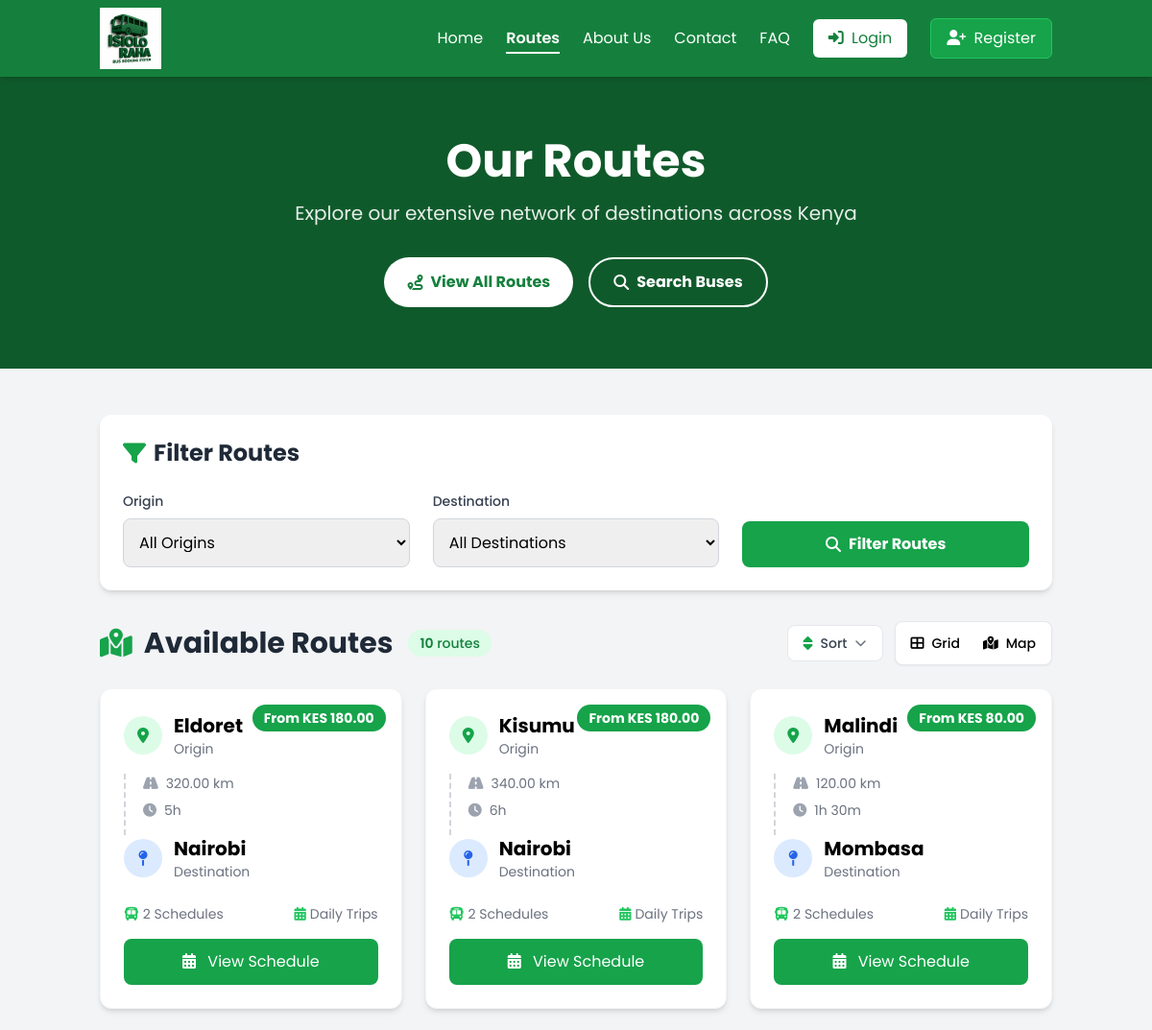
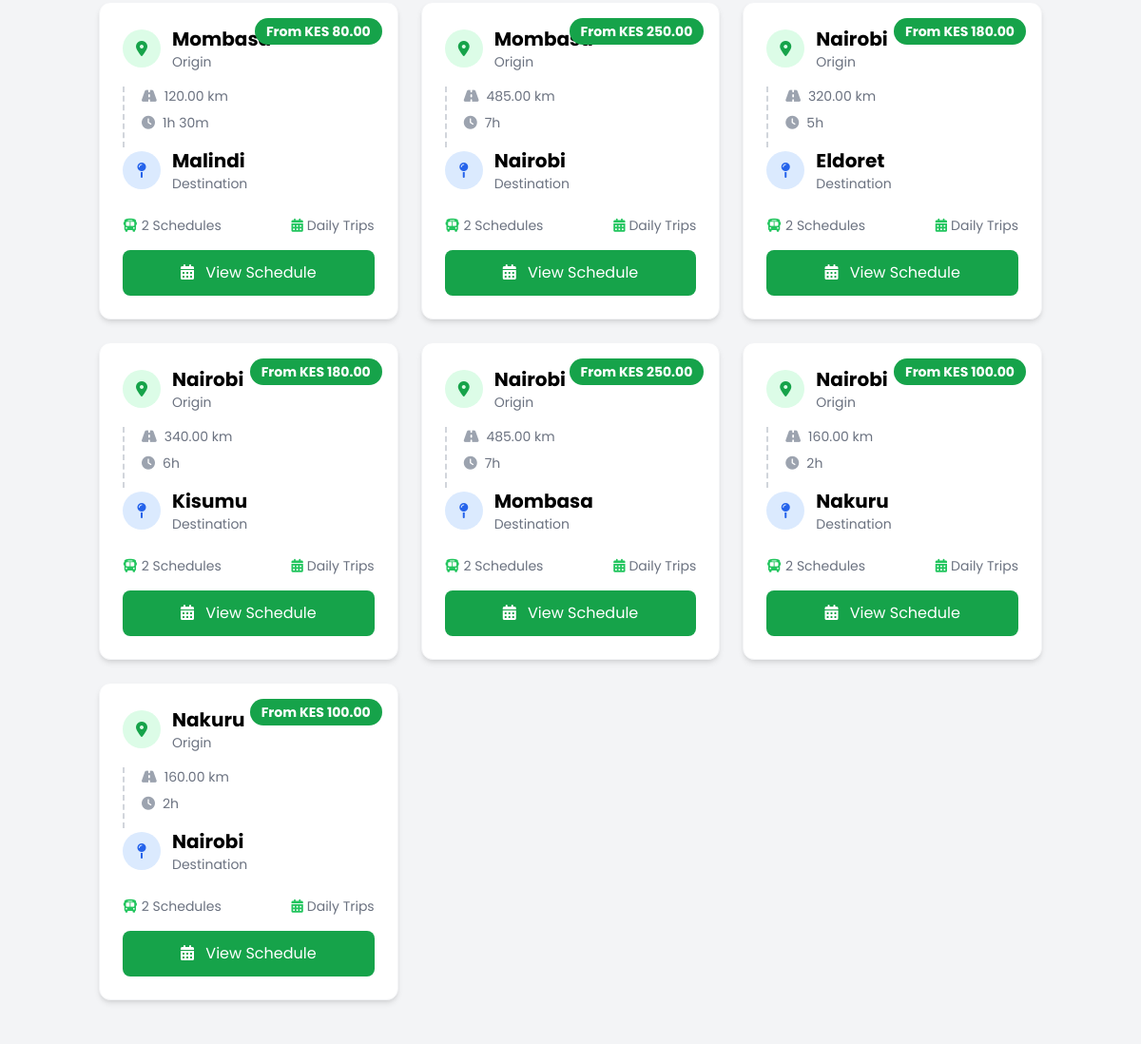
The app's page /routes.php (upper part), older data (2 pictures, top to bottom).
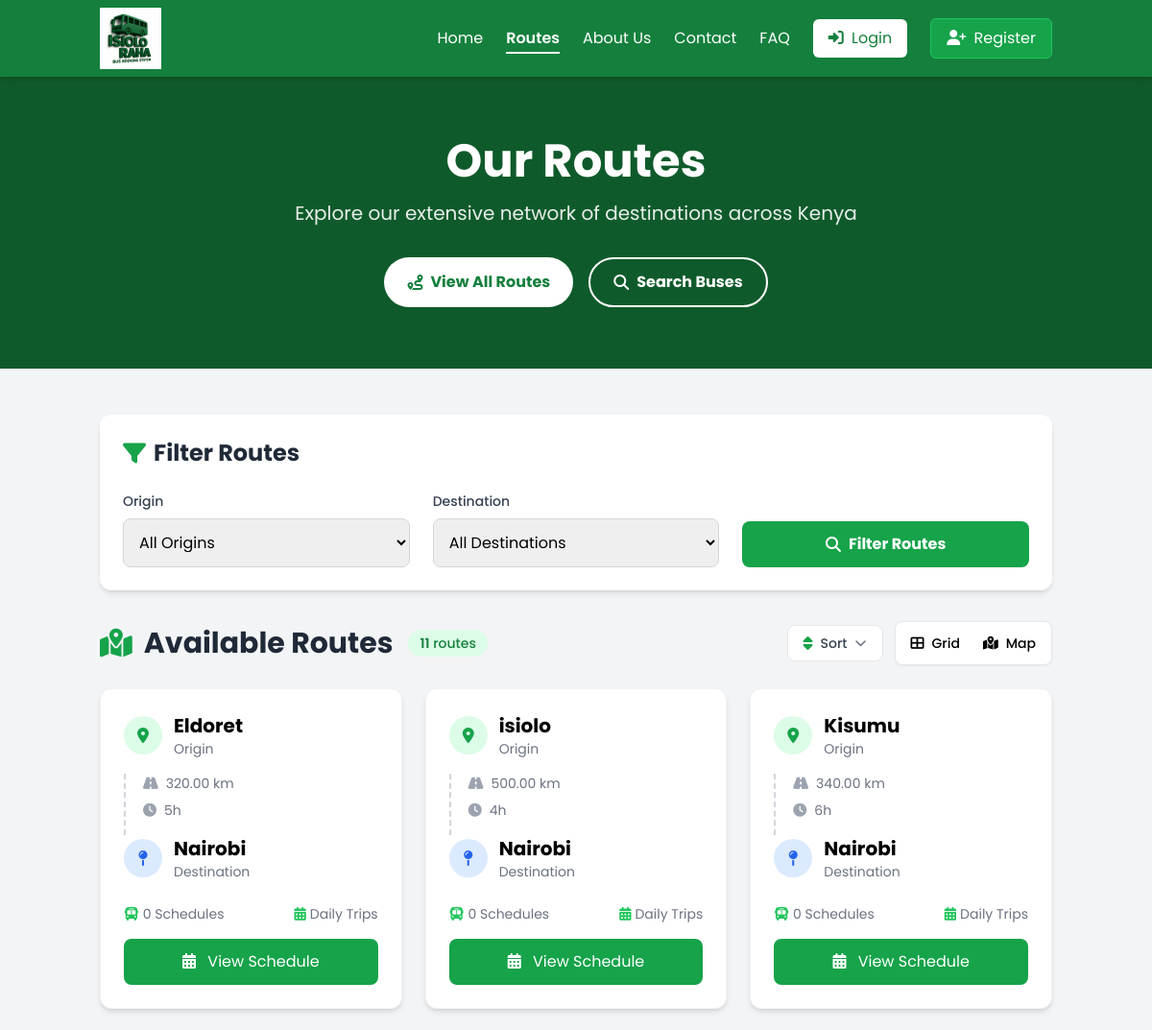
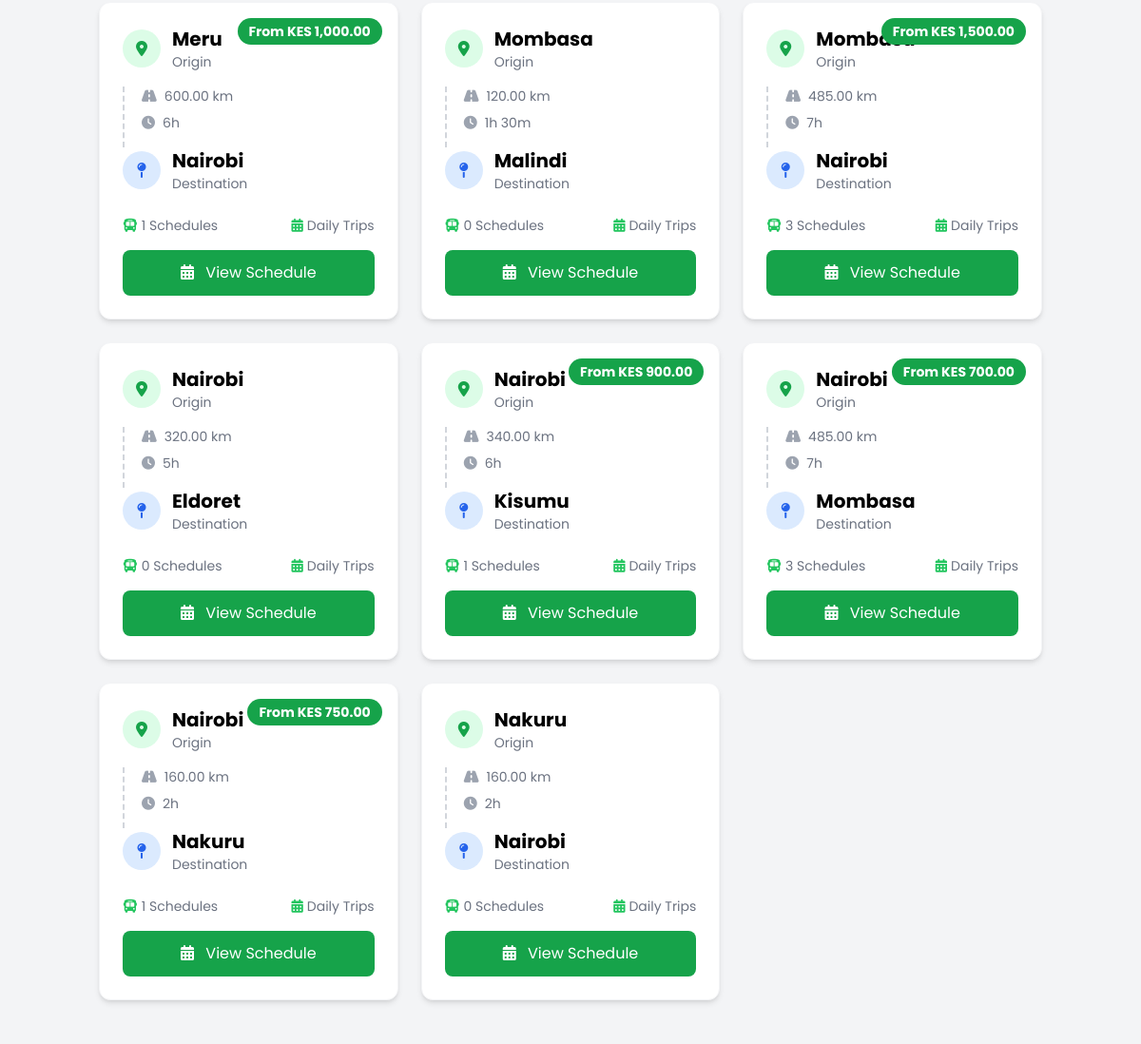
The same page, newer data (2 pictures, top to bottom).
### tables this page shows
CREATE TABLE `routes` (
  `id` int(11) UNSIGNED NOT NULL,
  `origin` varchar(100) NOT NULL,
  `destination` varchar(100) NOT NULL,
  `distance` decimal(10,2) DEFAULT NULL,
  `duration` int(11) DEFAULT NULL COMMENT 'Duration in minutes',
  `created_at` timestamp NOT NULL DEFAULT current_timestamp(),
  `updated_at` timestamp NOT NULL DEFAULT current_timestamp() ON UPDATE current_timestamp()
);

### includes/functions.php (called while the page is built, shortened)
<?php
function formatCurrency($amount, $currency = 'KES') {
    return $currency . ' ' . number_format($amount, 2);
}

### routes.php (the view, shortened to what the changed rows need)
<?php
require_once 'includes/templates/header.php';
$conn = require_once 'config/database.php';
$sql = "SELECT r.*,
        (SELECT MIN(s.fare) FROM schedules s WHERE s.route_id = r.id) as min_fare,
        (SELECT COUNT(*) FROM schedules s WHERE s.route_id = r.id AND s.status = 'scheduled') as schedule_count
        FROM routes r
        ORDER BY r.origin, r.destination";
$result = $conn->query($sql);
$routes = [];
if ($result && $result->num_rows > 0) {
    while ($row = $result->fetch_assoc()) {
        $routes[] = $row;
    }
}
?>
<section class="bg-primary-700 text-white py-16 relative">
    <div class="container mx-auto px-4 relative z-10">
        <div class="text-center max-w-3xl mx-auto">
            <h1 class="text-4xl md:text-5xl font-bold mb-4 animate-fade-in">Our Routes</h1>
        </div>
    </div>
</section>
<section id="route-list" class="py-12 bg-gray-100">
    <div class="container mx-auto px-4">
        <div class="bg-white rounded-xl shadow-md p-6 mb-8">
            <h2 class="text-2xl font-bold mb-6 text-gray-800 flex items-center">
                <i class="fas fa-filter text-primary-600 mr-2"></i> Filter Routes
            </h2>
        </div>
        <div class="mb-6 flex flex-col md:flex-row justify-between items-center">
            <div class="flex items-center mb-4 md:mb-0">
                <h2 class="text-3xl font-bold text-gray-800 flex items-center">
                    <i class="fas fa-map-marked-alt text-primary-600 mr-3"></i> Available Routes
                </h2>
                <div class="ml-4 px-3 py-1 bg-primary-100 text-primary-700 rounded-full text-sm font-medium">
                    <span id="route-count" class="font-semibold"><?php echo count($routes); ?></span> routes
                </div>
            </div>
        </div>
        <?php if (!empty($routes)): ?>
            <div id="routes-container" class="grid grid-cols-1 md:grid-cols-2 lg:grid-cols-3 gap-6">
                <?php foreach ($routes as $index => $route): ?>
                    <div class="route-card"
                         data-origin="<?php echo htmlspecialchars($route['origin']); ?>"
                         data-destination="<?php echo htmlspecialchars($route['destination']); ?>">
                        <div class="bg-white rounded-xl shadow-md overflow-hidden border border-gray-100 hover:shadow-xl transition-all duration-300 transform hover:-translate-y-1">
                            <?php if (isset($route['min_fare']) && $route['min_fare']): ?>
                                <div class="absolute top-4 right-4 bg-primary-600 text-white px-3 py-1 rounded-full text-sm font-bold">
                                    From <?php echo formatCurrency($route['min_fare']); ?>
                                </div>
                            <?php endif; ?>
                            <div class="p-6">
                                <div class="flex items-center mb-4">
                                    <div class="w-10 h-10 rounded-full bg-primary-100 flex items-center justify-center mr-3">
                                        <i class="fas fa-map-marker-alt text-primary-600"></i>
                                    </div>
                                    <div>
                                        <h3 class="text-xl font-bold"><?php echo htmlspecialchars($route['origin']); ?></h3>
                                        <p class="text-gray-500 text-sm">Origin</p>
                                    </div>
                                </div>
                                <div class="relative pl-5 my-4">
                                    <div class="h-16 border-l-2 border-dashed border-gray-300 absolute left-0 top-0"></div>
                                    <div class="flex items-center text-gray-500 text-sm">
                                        <i class="fas fa-road mr-2 text-gray-400"></i>
                                        <span><?php echo $route['distance'] ? htmlspecialchars($route['distance']) . ' km' : 'Distance not specified'; ?></span>
                                    </div>
                                    <div class="flex items-center text-gray-500 text-sm mt-2">
                                        <i class="fas fa-clock mr-2 text-gray-400"></i>
                                        <span>
                                            <?php
                                            if ($route['duration']) {
                                                $hours = floor($route['duration'] / 60);
                                                $minutes = $route['duration'] % 60;
                                                echo $hours > 0 ? $hours . 'h ' : '';
                                                echo $minutes > 0 ? $minutes . 'm' : '';
                                            } else {
                                                echo 'Duration not specified';
                                            }
                                            ?>
                                        </span>
                                    </div>
                                </div>
                                <div class="flex items-center mb-6">
                                    <div class="w-10 h-10 rounded-full bg-secondary-100 flex items-center justify-center mr-3">
                                        <i class="fas fa-map-pin text-secondary-600"></i>
                                    </div>
                                    <div>
                                        <h3 class="text-xl font-bold"><?php echo htmlspecialchars($route['destination']); ?></h3>
                                        <p class="text-gray-500 text-sm">Destination</p>
                                    </div>
                                </div>
                                <div class="flex items-center justify-between text-sm text-gray-500 mb-4">
                                    <div class="flex items-center">
                                        <i class="fas fa-bus mr-1 text-primary-500"></i>
                                        <span><?php echo $route['schedule_count']; ?> Schedules</span>
                                    </div>
                                    <div class="flex items-center">
                                        <i class="fas fa-calendar-alt mr-1 text-primary-500"></i>
                                        <span>Daily Trips</span>
                                    </div>
                                </div>
                                <a href="search_results.php?origin=<?php echo urlencode($route['origin']); ?>&destination=<?php echo urlencode($route['destination']); ?>&travel_date=<?php echo date('Y-m-d'); ?>" class="block text-center py-3 bg-primary-600 text-white rounded-lg hover:bg-primary-500 transition duration-300">
                                    <i class="fas fa-calendar-alt mr-2"></i> View Schedule
                                </a>
                            </div>
                        </div>
                    </div>
                <?php endforeach; ?>
            </div>
        <?php endif; ?>
    </div>
</section>
<?php
require_once 'includes/templates/footer.php';
?>

Row changes from the older to the newer data that the page shows:
removed routes: min_fare "KES 80.00", origin "Malindi", distance "120.00", duration "1", duration "30", destination "Mombasa", schedule_count "2"
changed routes (number 1 of 11 on the later page): schedule_count "2" → "0"; min_fare "KES 180.00" → (not shown)
added routes: origin "isiolo", distance "500.00", duration "4", destination "Nairobi", schedule_count "0"
changed routes (number 3 of 11 on the later page): schedule_count "2" → "0"; min_fare "KES 180.00" → (not shown)
added routes: min_fare "KES 1,000.00", origin "Meru", distance "600.00", duration "6", destination "Nairobi", schedule_count "1"
changed routes "Malindi": schedule_count "2" → "0"; min_fare "KES 80.00" → (not shown)
changed routes (number 6 of 11 on the later page): min_fare "KES 250.00" → "KES 1,500.00"; schedule_count "2" → "3"
changed routes (number 7 of 11 on the later page): schedule_count "2" → "0"; min_fare "KES 180.00" → (not shown)
changed routes (number 8 of 11 on the later page): min_fare "KES 180.00" → "KES 900.00"; schedule_count "2" → "1"
changed routes (number 9 of 11 on the later page): min_fare "KES 250.00" → "KES 700.00"; schedule_count "2" → "3"
changed routes (number 10 of 11 on the later page): min_fare "KES 100.00" → "KES 750.00"; schedule_count "2" → "1"
changed routes (number 11 of 11 on the later page): schedule_count "2" → "0"; min_fare "KES 100.00" → (not shown)
Text that changed along with them:
count($routes): "10" → "11"
